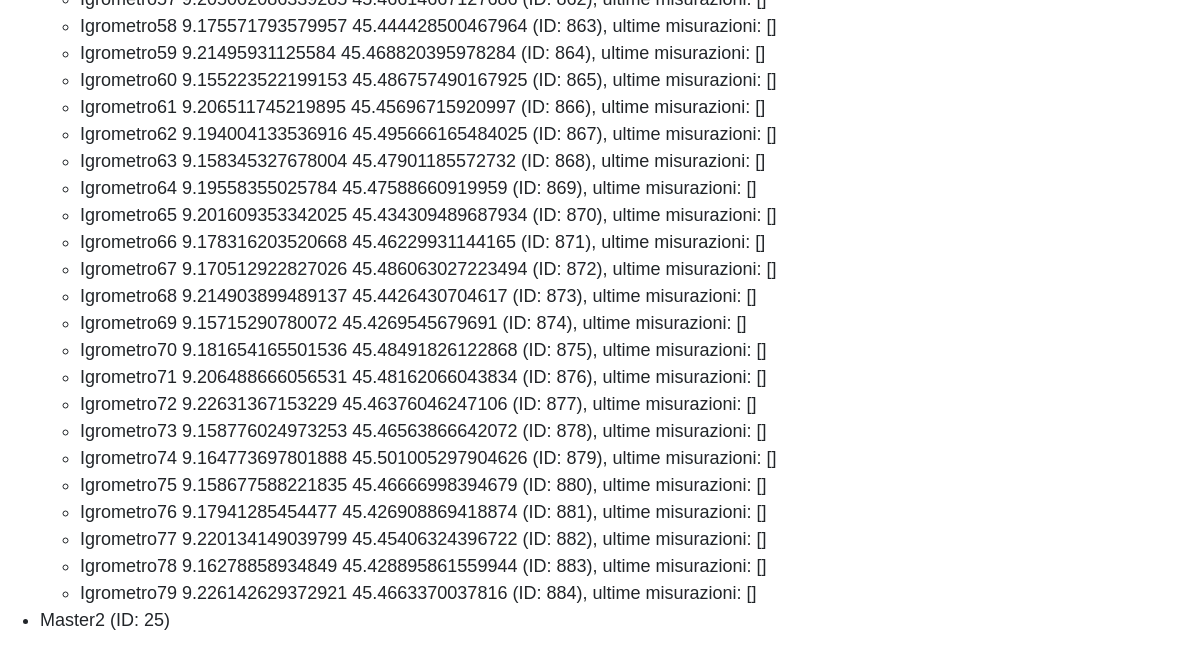
Page /lista_master/ (signed in, lower part) on the earlier database version.
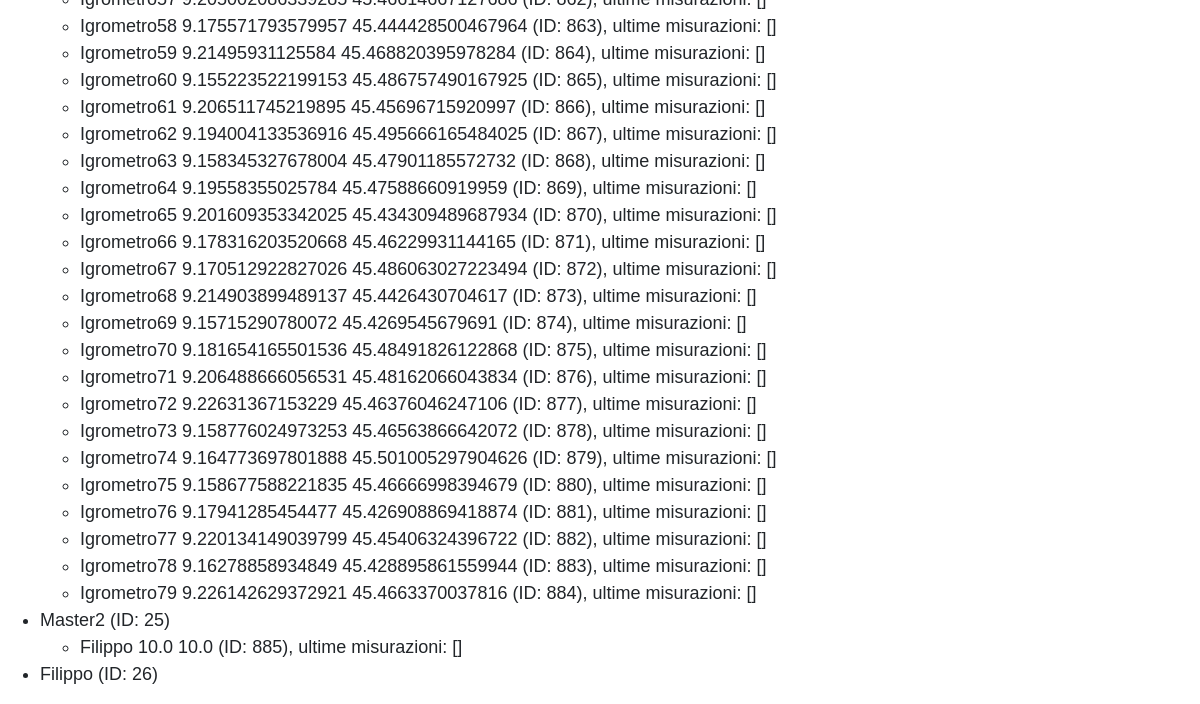
Same page on the later database version.
### REST/models.py (models this page shows, shortened)
class Igrometro(models.Model):
    id = models.AutoField(primary_key=True)
    nome = models.CharField(max_length=100)
    latitudine = models.FloatField()
    longitudine = models.FloatField()
    ultima_misurazione = models.JSONField(default=dict, blank=True, null=True)
    misurazioni = models.JSONField(default=list, blank=True, null=True)
    attivo = models.BooleanField(default=False)
    master = models.ForeignKey('MasterIgrometri', on_delete=models.CASCADE, null=True)

class MasterIgrometri(models.Model):
    id = models.AutoField(primary_key=True)
    nome = models.CharField(max_length=100)
    latitudine = models.FloatField()
    longitudine = models.FloatField()
    quota = models.FloatField()

### website/views.py (the view)
# urls.py: path('lista_master/', lista_master, name='lista_master'),
@user_passes_test(is_admin)
def lista_master(request):
    masters = MasterIgrometri.objects.all()
    return render(request, 'masters_list.html', {'masters': masters})

### website/views.py (called while the page is built)
def is_admin(user):
    return user.is_authenticated and user.is_staff

### website/templates/masters_list.html (shortened to what this page needs)
{% extends 'base.html' %}
{% block content %}
    <ul>
        {% for master in masters %}
            <li>{{ master.nome }} (ID: {{ master.id }})</li>
            <ul>
                {% for igrometro in master.igrometro_set.all %}
                    <li>{{ igrometro.nome }} {{ igrometro.longitudine }} {{ igrometro.latitudine }} (ID: {{ igrometro.id }}), ultime misurazioni: {{ igrometro.misurazioni }}</li>
                {% endfor %}
            </ul>
        {% endfor %}
    </ul>
{% endblock %}
{% block scripts %}
        {% load static %}
{% endblock %}

Differences in the rows shown:
added Igrometro: nome "Filippo", longitudine "10.0", latitudine "10.0", id "885", misurazioni "[]", shown under MasterIgrometri "Master2"
added MasterIgrometri: nome "Filippo", id "26"
